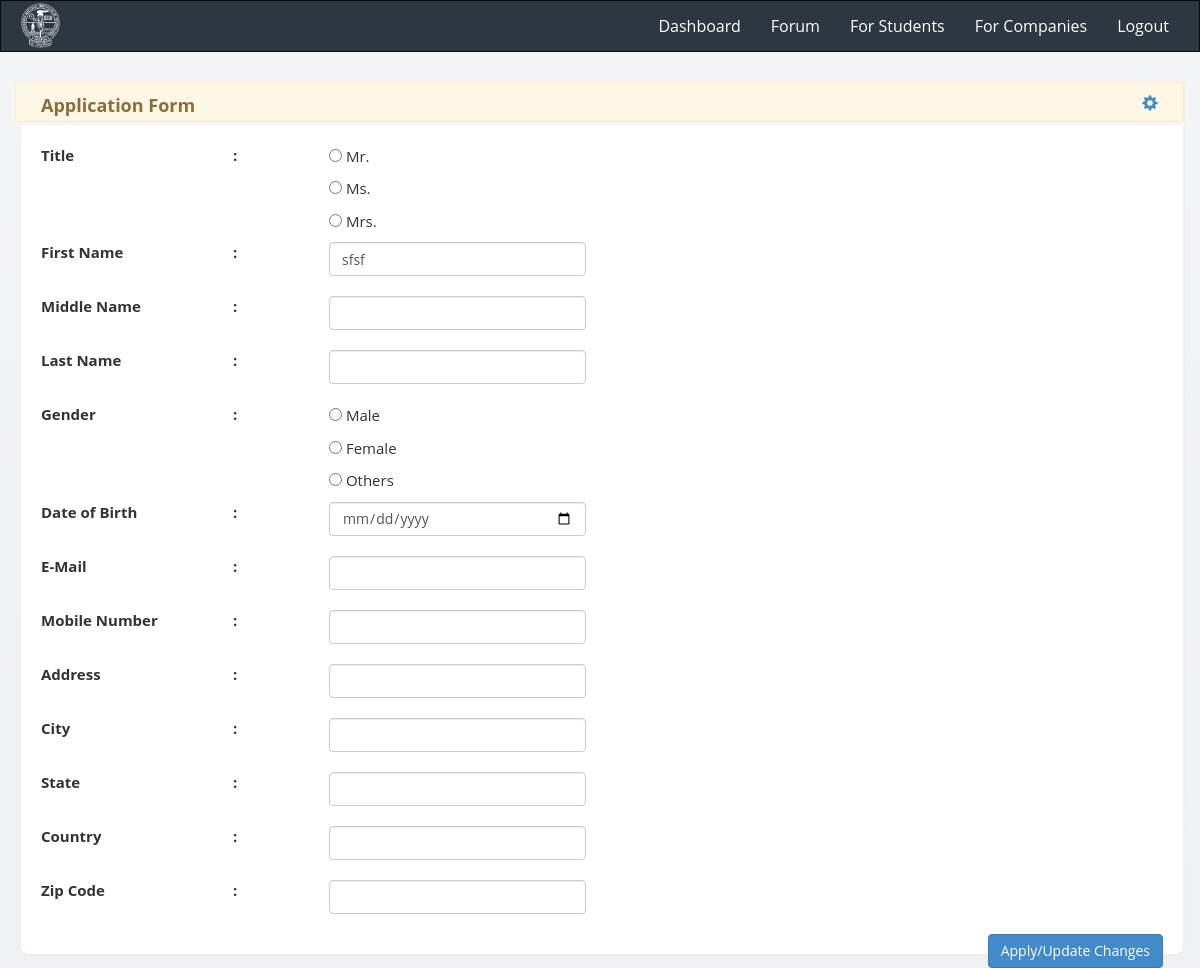
Before: /dashboard/apply/2/ (signed in) with the older database file.
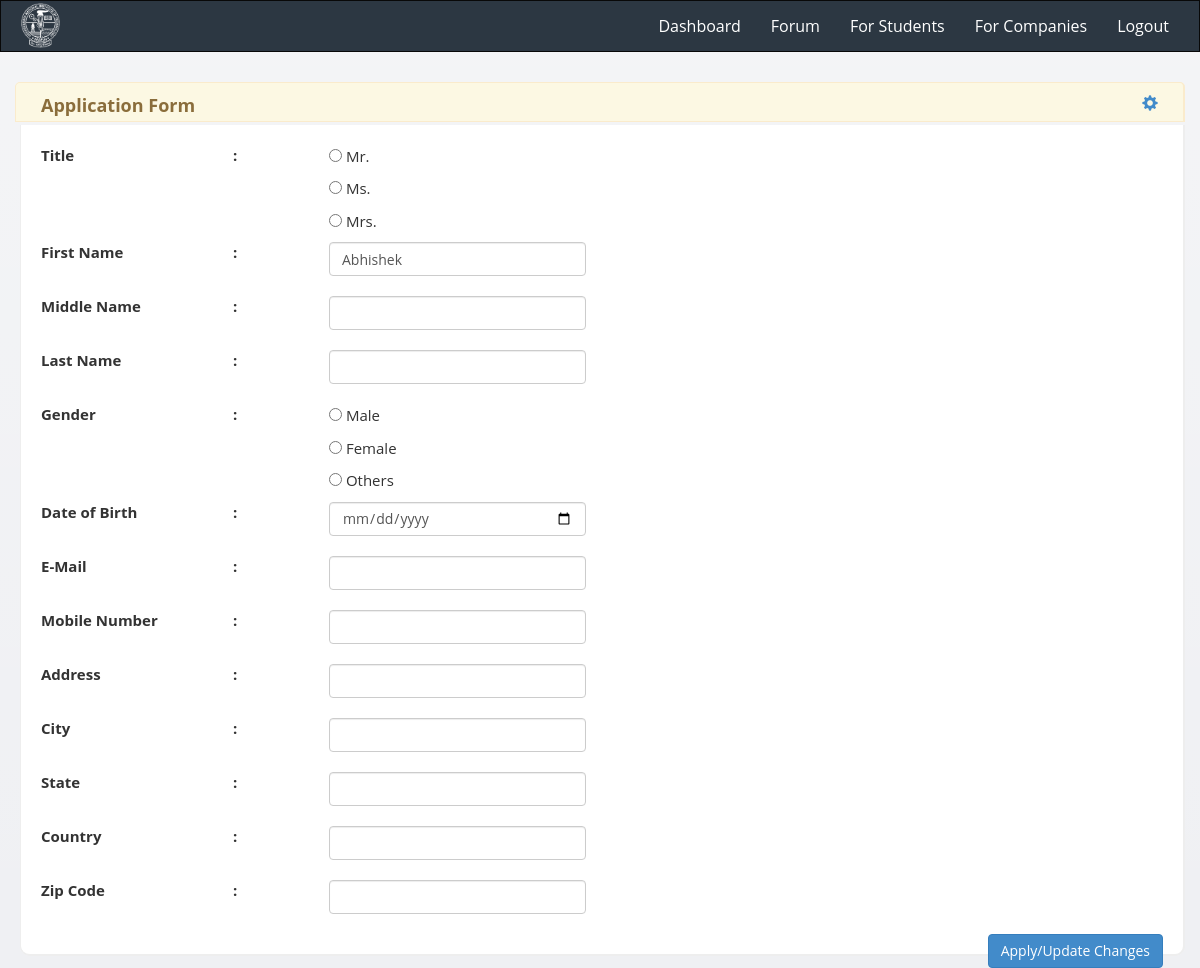
After: the same page with the newer database file.
### dashboard/models.py (models this page shows, shortened)
class Applications(models.Model):
    TITLES = {
        ('Mr', 'Mr.'),
        ('Ms', 'Ms.'),
        ('Mrs', 'Mrs.'),
    }
    GENDER = {
        ('male', 'Male'),
        ('female', 'Female'),
    }
    title = models.CharField(max_length=4, choices=TITLES)
    f_name = models.CharField(max_length=100)
    m_name = models.CharField(max_length=100)
    l_name = models.CharField(max_length=100)
    gender = models.CharField(max_length=4, choices=GENDER)
    dob = models.DateField(max_length=10)
    email = models.EmailField(max_length=100)
    mobile = models.IntegerField()
    address = models.CharField(max_length=250)
    city = models.CharField(max_length=50)
    state = models.CharField(max_length=50)
    country = models.CharField(max_length=50)
    zip = models.IntegerField()
    company = models.ForeignKey(Companies, null=True, unique=False)
    user = models.ForeignKey(MyUser, null=True, unique=False)

### dashboard/views.py (the view, shortened to what this page needs)
# urls.py: url(r'^apply/(?P<company_id>[0-9]+)/$', views.app_form, name='app_form'),
@login_required
def app_form(request, company_id):
    try:
        application = Applications.objects.get(company=company_id, user=request.user.pk)
        context = {
            'management_companies': Companies.objects.filter(company_type='Management'),
            'it_companies': Companies.objects.filter(company_type='IT'),
            'core_companies': Companies.objects.filter(company_type='Core'),
            'title': application.title,
            'f_name': application.f_name,
            'm_name': application.m_name,
            'l_name': application.l_name,
            'gender': application.gender ,
            'dob': application.dob,
            'email': application.email,
            'mob_no': application.mobile,
            'address': application.address,
            'city': application.city,
            'state': application.state,
            'country': application.country,
            'zip': application.zip,
                 }
        return render(request, 'dashboard/app_form.html', context)
    except Applications.DoesNotExist:
        context = {
            'management_companies': Companies.objects.filter(company_type='Management'),
            'it_companies': Companies.objects.filter(company_type='IT'),
            'core_companies': Companies.objects.filter(company_type='Core'),
        }
        if request.method == 'POST':
            application = Applications()
            application.title = request.POST['title']
            application.f_name = request.POST['f_name']
            application.m_name = request.POST['m_name']
            application.l_name = request.POST['l_name']
            application.gender = request.POST['gender']
            application.dob = request.POST['dob']
            application.email = request.POST['email']
            application.mobile = request.POST['mob_no']
            application.address = request.POST['address']
            application.city = request.POST['city']
            application.state = request.POST['state']
            application.country = request.POST['country']
            application.zip = request.POST['zip']
            application.company = Companies.objects.get(pk=company_id)
            application.user = request.user
            application.save()
            return redirect('dashboard:dashboard')
        return render(request, 'dashboard/app_form.html', context)

### dashboard/templates/dashboard/app_form.html (shortened to what the changed rows need)
{% extends 'dashboard/base.html' %}
{% block content %}
		  			<div class="content-box-large box-with-header" id="info">
			  			<form name="app_form" method="post" action="" onsubmit="return validateAppForm()">
                <div class="row">
                  <div class="col-md-7" style="margin-bottom: 10px">
                    <input type="text" class="form-control" style="width: 40%; display:inline-block; margin-bottom: 10px" name="f_name" value="{{ f_name }}" id="f_name">
                  </div>
                </div>
                        </form>
					</div>
{% endblock %}

Changed rows visible on the page:
changed Applications: f_name "sfsf" → "Abhishek"
